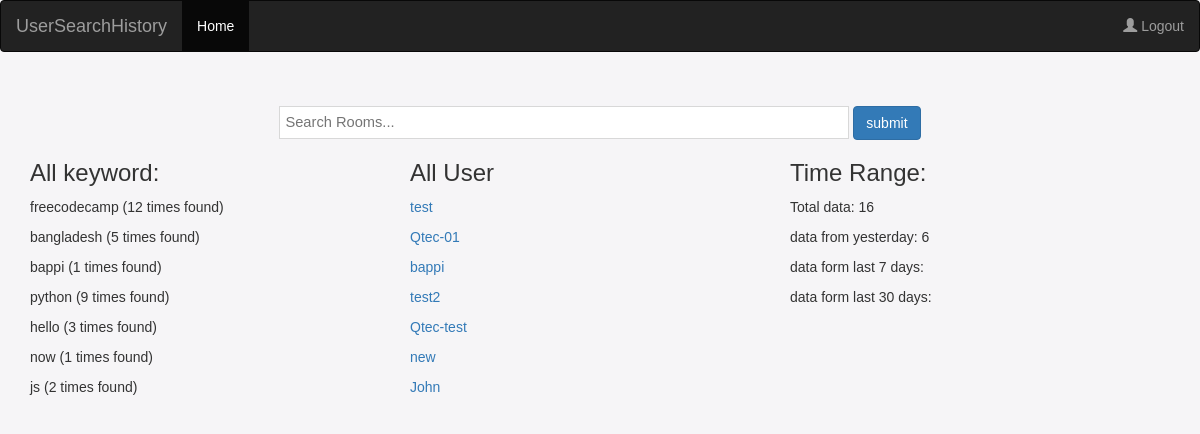
/ (signed in), run on the app's committed database.
### search/models.py (models this page shows)
class Keyword(models.Model):
    name = models.CharField(max_length=255, unique=True)
    created = models.DateTimeField(auto_now_add=True)
    class Meta:
        verbose_name = 'Keyword'
        verbose_name_plural = 'Keywords'

### search/views.py (the view)
# urls.py: 2. Add a URL to urlpatterns:  path('', views.home, name='home')
def home(request):
    search = ''
    if 'search' in request.GET:
        search = request.GET.get('search')
    rooms = Room.objects.filter(Q(search_keyword__icontains=search) |
                                Q(description__icontains=search) |
                                Q(host__username=search)
                                )
    keywords = Keyword.objects.annotate(
        total_search=models.Sum('search_keyword_users__total_search')
    ).all()
    users = User.objects.all()
    now = timezone.now()
    result = Keywordsearch.objects.aggregate(
        total=models.Count('keyword'),
        today=models.Count('keyword',filter=models.Q(created__date=now.date())),
        yesterday = models.Count('keyword',filter=models.Q(created__date__gte=(now - timedelta(days=1)).date())),
        last_seven_days = models.Count('keyword',filter=models.Q(created__date__gte=(now - timedelta(days=7)).date())),
        last_30_days = models.Count('keyword',filter=models.Q(created__date__gte=(now - timedelta(days=30)).date())),
    )
    context = {
        'rooms': rooms,
        'keywords': keywords,
        'users': users,
        'result':result
    }
    return render(request, 'home.html', context)

### templates/home.html (shortened to what this page needs)
{% extends 'navbar.html' %}
{% load static%}
{% block content %}
<link rel="stylesheet" href="{% static 'home.css' %}">
<div class="search">
    <form action="usearch" method="POST">
        <input class="search-bar" type="text" name="search" placeholder="Search Rooms..." autofocus x-webkit-speech />
        <button class="btn btn-primary" type="submit"  value="submit">submit</button>
    </form>
</div>
<div class="room-keyword">
    <div>
        <h3>All keyword:</h3>
        {% for keyword in keywords %}
             <p>{{ keyword.name }}  ({{ keyword.total_search }} times found)</p>
        {% endfor %}
    </div>
    <div>
        <h3>All User</h3>
        {% for user in users %}
            <p><a class="content" href="{% url 'everyusersearch' user.id %}">{{ user.username }} </a></p>
        {% endfor %}
    </div>
    <div>
        <h3> Time Range:</h3>
        <p>Total data: {{ result.total }} </p>
        <p> data from yesterday: {{ result.yesterday }} </p>
        <p>data form last 7 days: {{ result.last_7_day }} </p>
        <p>data form last 30 days: {{ result.last_7_day }} </p>
    </div>
</div>
{% endblock %}

### static/home.css (style rules this page uses)
body { background: #f6f5f7; font-family: 'Montserrat', sans-serif; height: 100vh; width: 100%; }
.room-keyword { display: grid; grid-template-columns: 1fr 1fr 1fr; }
.search { text-align: center; clear: both; margin: 3% 0 0 0; }
.search input { width: 570px; border: 1px solid #D8D8D8; padding: 5px; font-size: 11pt; }
.search-bar { max-width: 80%; }

### data on the page
Keyword: name "freecodecamp", total_search "12"
Keyword: name "bangladesh", total_search "5"
Keyword: name "bappi", total_search "1"
Keyword: name "python", total_search "9"
Keyword: name "hello", total_search "3"
Keyword: name "now", total_search "1"
Keyword: name "js", total_search "2"

### other printed values
{{ user.username }} "test"
{{ user.username }} "Qtec-01"
{{ user.username }} "bappi"
{{ user.username }} "test2"
{{ user.username }} "Qtec-test"
{{ user.username }} "new"
{{ user.username }} "John"
{{ result.total }} "16"
{{ result.yesterday }} "6"
